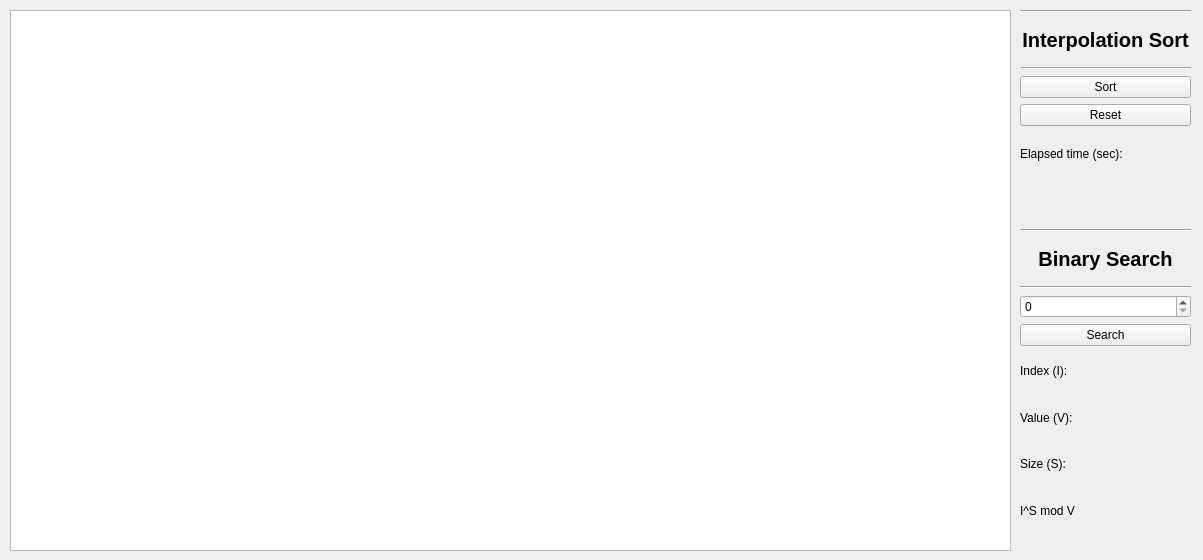
<?xml version="1.0" encoding="UTF-8"?>
<ui version="4.0">
 <class>MainWindow</class>
 <widget class="QMainWindow" name="MainWindow">
  <property name="geometry">
   <rect>
    <x>0</x>
    <y>0</y>
    <width>1203</width>
    <height>560</height>
   </rect>
  </property>
  <property name="windowTitle">
   <string>MainWindow</string>
  </property>
  <widget class="QWidget" name="centralwidget">
   <widget class="QGraphicsView" name="visualiser">
    <property name="geometry">
     <rect>
      <x>10</x>
      <y>10</y>
      <width>1001</width>
      <height>541</height>
     </rect>
    </property>
   </widget>
   <widget class="QWidget" name="layoutWidget">
    <property name="geometry">
     <rect>
      <x>1020</x>
      <y>10</y>
      <width>171</width>
      <height>336</height>
     </rect>
    </property>
    <layout class="QVBoxLayout" name="verticalLayout">
     <item>
      <widget class="Line" name="line_4">
       <property name="orientation">
        <enum>Qt::Horizontal</enum>
       </property>
      </widget>
     </item>
     <item>
      <widget class="QLabel" name="label_2">
       <property name="font">
        <font>
         <pointsize>15</pointsize>
         <bold>true</bold>
        </font>
       </property>
       <property name="text">
        <string>Interpolation Sort</string>
       </property>
       <property name="alignment">
        <set>Qt::AlignCenter</set>
       </property>
      </widget>
     </item>
     <item>
      <widget class="Line" name="line">
       <property name="orientation">
        <enum>Qt::Horizontal</enum>
       </property>
      </widget>
     </item>
     <item>
      <widget class="QPushButton" name="sortBtn">
       <property name="text">
        <string>Sort</string>
       </property>
      </widget>
     </item>
     <item>
      <widget class="QPushButton" name="pushButton">
       <property name="text">
        <string>Reset</string>
       </property>
      </widget>
     </item>
     <item>
      <widget class="QLabel" name="label">
       <property name="font">
        <font>
         <fontweight>DemiBold</fontweight>
        </font>
       </property>
       <property name="text">
        <string>Elapsed time (sec):</string>
       </property>
      </widget>
     </item>
     <item>
      <widget class="QLabel" name="timeLbl">
       <property name="text">
        <string/>
       </property>
      </widget>
     </item>
     <item>
      <widget class="Line" name="line_3">
       <property name="orientation">
        <enum>Qt::Horizontal</enum>
       </property>
      </widget>
     </item>
     <item>
      <widget class="QLabel" name="label_3">
       <property name="font">
        <font>
         <pointsize>15</pointsize>
         <bold>true</bold>
        </font>
       </property>
       <property name="text">
        <string>Binary Search</string>
       </property>
       <property name="alignment">
        <set>Qt::AlignCenter</set>
       </property>
      </widget>
     </item>
     <item>
      <widget class="Line" name="line_2">
       <property name="orientation">
        <enum>Qt::Horizontal</enum>
       </property>
      </widget>
     </item>
     <item>
      <widget class="QSpinBox" name="searchBox">
       <property name="maximum">
        <number>199</number>
       </property>
      </widget>
     </item>
     <item>
      <widget class="QPushButton" name="searchBtn">
       <property name="text">
        <string>Search</string>
       </property>
      </widget>
     </item>
    </layout>
   </widget>
   <widget class="QWidget" name="gridLayoutWidget">
    <property name="geometry">
     <rect>
      <x>1020</x>
      <y>350</y>
      <width>181</width>
      <height>181</height>
     </rect>
    </property>
    <layout class="QGridLayout" name="gridLayout">
     <item row="0" column="1">
      <widget class="QLabel" name="indexLbl">
       <property name="text">
        <string/>
       </property>
      </widget>
     </item>
     <item row="0" column="0">
      <widget class="QLabel" name="label_4">
       <property name="text">
        <string>Index (I):</string>
       </property>
      </widget>
     </item>
     <item row="1" column="0">
      <widget class="QLabel" name="label_7">
       <property name="text">
        <string>Value (V):</string>
       </property>
      </widget>
     </item>
     <item row="2" column="0">
      <widget class="QLabel" name="label_6">
       <property name="text">
        <string>Size (S):</string>
       </property>
      </widget>
     </item>
     <item row="3" column="0">
      <widget class="QLabel" name="label_8">
       <property name="text">
        <string>I^S mod V</string>
       </property>
      </widget>
     </item>
     <item row="1" column="1">
      <widget class="QLabel" name="valLbl">
       <property name="text">
        <string/>
       </property>
      </widget>
     </item>
     <item row="2" column="1">
      <widget class="QLabel" name="sizeLbl">
       <property name="text">
        <string/>
       </property>
      </widget>
     </item>
     <item row="3" column="1">
      <widget class="QLabel" name="resultLbl">
       <property name="text">
        <string/>
       </property>
      </widget>
     </item>
    </layout>
   </widget>
  </widget>
 </widget>
 <resources/>
 <connections/>
</ui>
